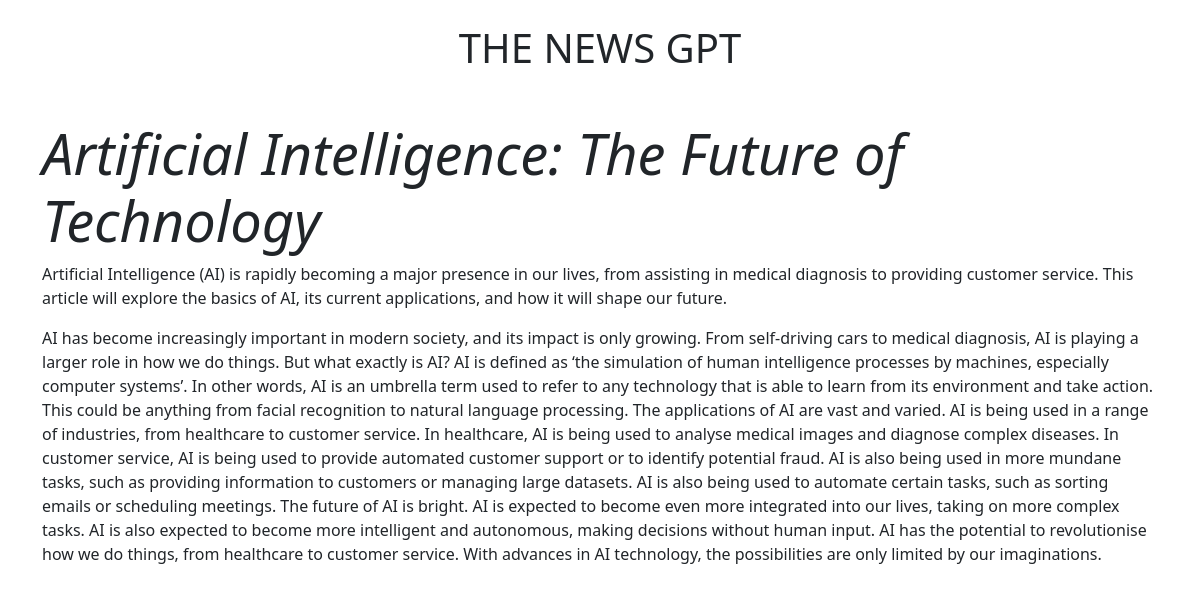
The app's page /article/2 with its own data.
### models.py (models this page shows)
class Article(db.Model):
    prompt = db.Column(db.String)
    id = db.Column(db.Integer, primary_key=True)
    headline = db.Column(db.String)
    subheading = db.Column(db.String)
    summary = db.Column(db.Text)
    article = db.Column(db.Text)

### main.py (the view)
@app.route('/article/<int:id>', methods=['GET', 'POST'])
def article(id):
    article = Article.query.get(id)
    if request.method == "POST":
        return redirect("/")
    else:
        return render_template('article.html', article=article)

### templates/article.html (shortened to what this page needs)
{% extends 'base.html' %}
{% block content %}
<div class="container mt-5">
  <h1 class="display-4"><em>{{ article["headline"] }}</em></h1>
  <p>{{ article["summary"] }}</p>
  <p>{{ article["article"] }}</p>
</div>
{% endblock %}

### records on screen
Article: headline "Artificial Intelligence: The Future of Technology", summary "Artificial Intelligence (AI) is rapidly becoming a major presence in our lives, from assisting in medical diagnosis to providing customer service. This article will explore the basics of AI, its current applications, and how it will shape our future.", article "AI has become increasingly important in modern society, and its impact is only growing. From self-driving cars to medical diagnosis, AI is playing a larger role in how we do things. But what exactly is AI? AI is defined as ‘the simulation of human intelligence processes by machines, especially computer systems’. In other words, AI is an umbrella term used to refer to any technology that is able to learn from its environment and take action. This could be anything from facial recognition to natural language processing. The applications of AI are vast and varied. AI is being used in a range of industries, from healthcare to customer service. In healthcare, AI is being used to analyse medical…"
